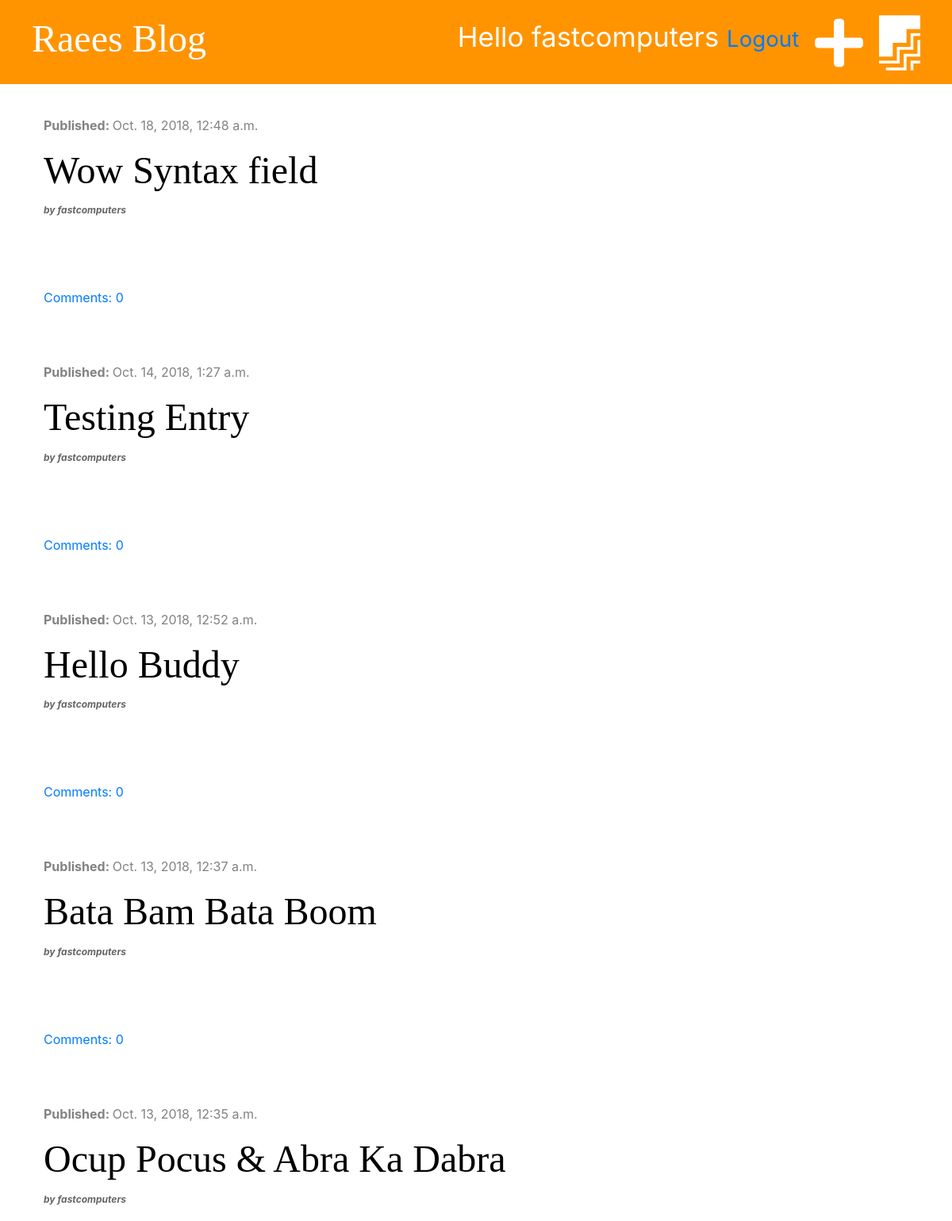
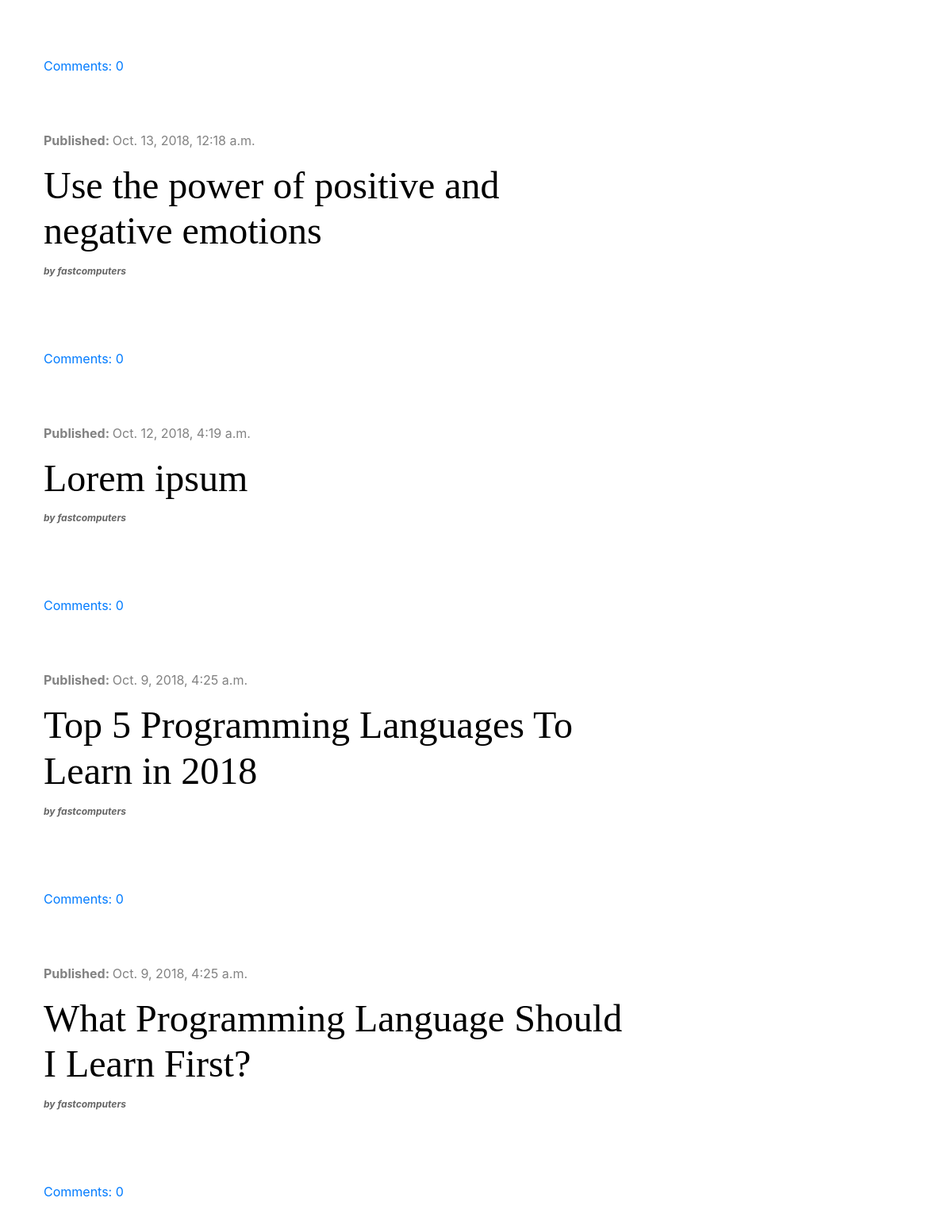
The app's page / (signed in) with its own data (2 pictures, top to bottom).
### blog/models.py (models this page shows, shortened)
class Post(models.Model):
    author = models.ForeignKey('auth.User', on_delete=models.CASCADE)
    title = models.CharField(max_length=200)
    text = models.TextField()
    created_date = models.DateTimeField(default=timezone.now)
    published_date = models.DateTimeField(blank=True, null=True)
    def approved_comments(self):
        return self.comments.filter(approved=True)

### blog/views.py (the view)
# urls.py: path('', views.post_list, name='post_list'),
def post_list(request):
    posts = Post.objects.filter(published_date__lte=timezone.now()).order_by('-published_date')
    stuff_for_frontend = {'posts': posts}
    return render(request, 'blog/post_list.html', stuff_for_frontend)

### blog/templatetags/markdownify.py (called while the page is built)
@register.filter
def markdown(value):
    renderer = HighlightRenderer()
    markdown = mistune.Markdown(renderer=renderer)
    return markdown(value)

### blog/templates/blog/post_list.html (shortened to what this page needs)
{% extends 'blog/base.html' %}
{% load markdownify %}
{% block content %}
    {% for post in posts %}
        <div class="post">
            <div class="date">
                <p><strong>Published: </strong>{{ post.published_date }}</p>
            </div>
            <p><h2><a href="{% url 'post_detail' pk=post.pk %}">{{ post.title }}</a></h2> <strong><i style="font-size:12px;color:#666;margin:0 0 10px"> by {{ post.author }}</i></strong></p>
            <p>{{ post.text| markdown | safe |linebreaksbr }}</p><br><br><br>
            <a href="{% url 'post_detail' pk=post.pk %}">Comments: {{ post.approved_comments.count }}</a>
        </div>
    {% endfor %}
{% endblock %}

### blog/templates/blog/base.html (shortened to what this page needs)
{% load staticfiles %}
<!DOCTYPE html>
<html lang="en">
<head>
    <link rel="stylesheet" href="https://stackpath.bootstrapcdn.com/bootstrap/4.1.3/css/bootstrap.min.css">
    <link rel="stylesheet" href="{% static 'css/blog.css' %}">
    <link rel="stylesheet" href="https://use.fontawesome.com/releases/v5.4.1/css/all.css">
    <link rel="stylesheet" href="{% static 'css/zenburn.css' %}">
</head>
<body>
<div class="page-header">
    {% if user.is_authenticated %}
        <a href="{% url 'post_draft_list' %}" class="top-menu"><i class="fab fa-firstdraft fa-2x"></i></a>
        <a href="{% url 'post_new' %}" class="top-menu"><i class="fas fa-plus fa-2x"></i></a>
        <p class="top-menu">Hello {{ user.username }} <small><a href="{% url 'logout' %}">Logout</a></small> </p>
    {% else %}
        <a href="{% url 'login' %}" class="top-menu"><i class="fas fa-sign-in-alt fa-2x"></i></a>
    {% endif %}
    <h1><a href="/">Raees Blog</a></h1>
</div>
<div class="content container">
    <div class="row">
        <div class="col-md-8">
            {% block content %}
            {% endblock %}
        </div>
    </div>
</div>
</body>
</html>

### blog/static/css/blog.css (style rules this page uses)
.page-header { background-color: #ff9400; margin-top: 0; padding: 20px 20px 20px 40px; }
.page-header h1, .page-header h1 a { color: #ffffff; font-size: 36pt; text-decoration: none; }
.content { margin: 40px; }
h1, h2, h3, h4 { font-family: 'Tangerine', 'Inconsolata', 'Droid Sans', serif; font-size: 48px; }
.date { color: #828282; }
.post { margin-bottom: 70px; }
.post h2 a { color: #000000; }
.top-menu { color: #ffffff; float: right; font-size: 26pt; margin-right: 20px; }

### records on screen
Post: published_date "Oct. 18, 2018, 12:48 a.m.", title "Wow Syntax field", author "fastcomputers", approved_comments.count "0"
Post: published_date "Oct. 14, 2018, 1:27 a.m.", title "Testing Entry", author "fastcomputers", approved_comments.count "0"
Post: published_date "Oct. 13, 2018, 12:52 a.m.", title "Hello Buddy", author "fastcomputers", approved_comments.count "0"
Post: published_date "Oct. 13, 2018, 12:37 a.m.", title "Bata Bam Bata Boom", author "fastcomputers", approved_comments.count "0"
Post: published_date "Oct. 13, 2018, 12:35 a.m.", title "Ocup Pocus & Abra Ka Dabra", author "fastcomputers", approved_comments.count "0"
Post: published_date "Oct. 13, 2018, 12:18 a.m.", title "Use the power of positive and negative emotions", author "fastcomputers", approved_comments.count "0"
Post: published_date "Oct. 12, 2018, 4:19 a.m.", title "Lorem ipsum", author "fastcomputers", approved_comments.count "0"
Post: published_date "Oct. 9, 2018, 4:25 a.m.", title "Top 5 Programming Languages To Learn in 2018", author "fastcomputers", approved_comments.count "0"
Post: published_date "Oct. 9, 2018, 4:25 a.m.", title "What Programming Language Should I Learn First?", author "fastcomputers", approved_comments.count "0"

### other values on screen
{{ user.username }} "fastcomputers"
